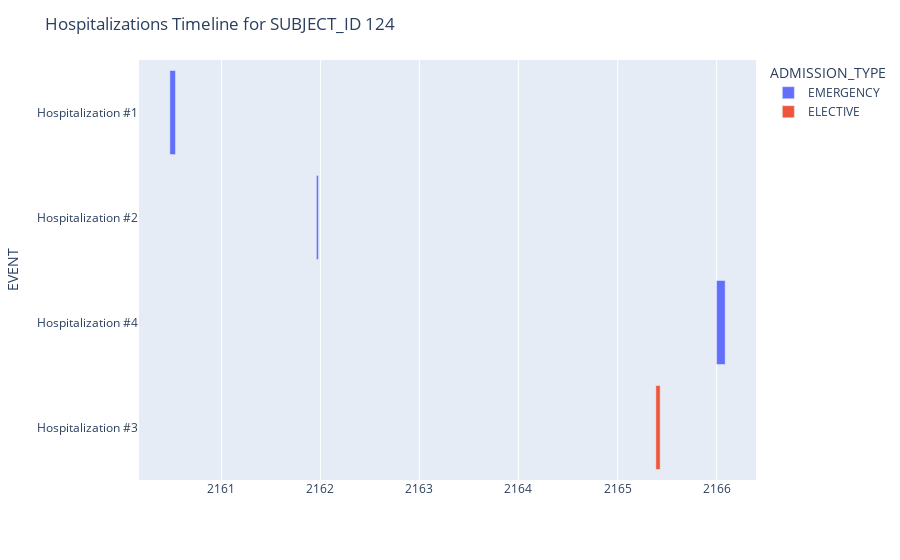

Source (notebook cell):
### Code cell
plot_patient_hospitalizations(X, subject_id=124)

### Figure 1 — Plotly figure (JSON) as saved in the notebook; plotly's stock layout.template omitted (floating-point values rounded to 4 significant figures)
{"data": [{"base": ["2160-06-24T21:25:00.000000000", "2161-12-17T03:39:00.000000000", "2165-12-31T18:55:00.000000000"], "customdata": [[172500.0, 9.0, 3.912, 38.0], [112900.0, 9.0, 7.19, 37.0], [138400.0, 19.0, 22.91, 91.0]], "hovertemplate": "ADMISSION_TYPE=EMERGENCY<br>ADMITTIME=%{base}<br>DISCHTIME=%{x}<br>EVENT=%{y}<br>HADM_ID=%{customdata[0]}<br>NUM_DIAGNOSES=%{customdata[1]}<br>DAYS_IN_ICU=%{customdata[2]}<br>NUM_DRUGS=%{customdata[3]}<extra></extra>", "legendgroup": "EMERGENCY", "marker": {"color": "#636efa", "pattern": {"shape": ""}}, "name": "EMERGENCY", "orientation": "h", "showlegend": true, "textposition": "auto", "type": "bar", "x": [1791900000, 647760000, 2721600000], "xaxis": "x", "y": ["Hospitalization #1", "Hospitalization #2", "Hospitalization #4"], "yaxis": "y"}, {"base": ["2165-05-21T21:02:00.000000000"], "customdata": [[134400.0, 15.0, 1.336, 42.0]], "hovertemplate": "ADMISSION_TYPE=ELECTIVE<br>ADMITTIME=%{base}<br>DISCHTIME=%{x}<br>EVENT=%{y}<br>HADM_ID=%{customdata[0]}<br>NUM_DIAGNOSES=%{customdata[1]}<br>DAYS_IN_ICU=%{customdata[2]}<br>NUM_DRUGS=%{customdata[3]}<extra></extra>", "legendgroup": "ELECTIVE", "marker": {"color": "#EF553B", "pattern": {"shape": ""}}, "name": "ELECTIVE", "orientation": "h", "showlegend": true, "textposition": "auto", "type": "bar", "x": [1364280000], "xaxis": "x", "y": ["Hospitalization #3"], "yaxis": "y"}], "layout": {"barmode": "overlay", "legend": {"title": {"text": "ADMISSION_TYPE"}, "tracegroupgap": 0}, "margin": {"t": 60}, "title": {"text": "Hospitalizations Timeline for SUBJECT_ID 124"}, "xaxis": {"anchor": "y", "domain": [0, 1], "type": "date"}, "yaxis": {"anchor": "x", "autorange": "reversed", "domain": [0, 1], "title": {"text": "EVENT"}}}}
